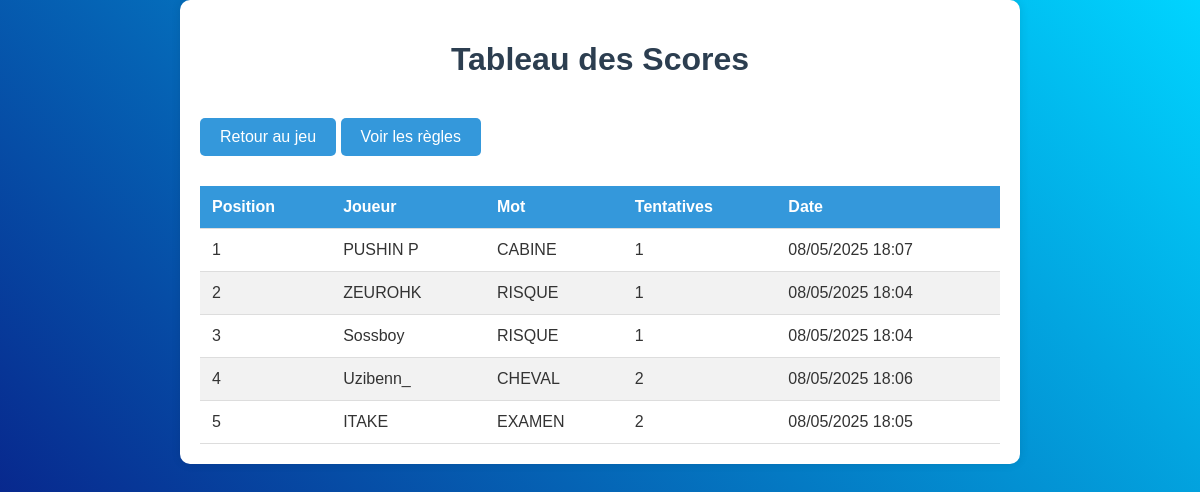
Screenshot of /score.php with the database file from the repository.
### tables this page shows
CREATE TABLE IF NOT EXISTS `word` (
  `id` int NOT NULL AUTO_INCREMENT,
  `word` varchar(255) NOT NULL,
  `attempts` int NOT NULL,
  `player_name` varchar(255) NOT NULL,
  `created_at` timestamp NOT NULL DEFAULT CURRENT_TIMESTAMP,
  PRIMARY KEY (`id`)
);

### score.php (the view, shortened to what this page needs)
<?php
require_once 'db.php';
$stmt = $pdo->query("SELECT * FROM word ORDER BY attempts ASC, created_at DESC");
$scores = $stmt->fetchAll(PDO::FETCH_ASSOC);
?>
<!DOCTYPE html>
<html lang="fr">
<head>
    <link rel="stylesheet" href="main.css">
</head>
<body>
    <div class="container">
        <h1>Tableau des Scores</h1>
        <a href="motus.php" class="btn">Retour au jeu</a>
        <a href="regles.php" class="btn">Voir les règles</a>
        <?php if (empty($scores)): ?>
            <p>Aucun score enregistré pour le moment.</p>
        <?php else: ?>
            <table class="scores-table">
                <thead>
                    <tr>
                        <th>Position</th>
                        <th>Joueur</th>
                        <th>Mot</th>
                        <th>Tentatives</th>
                        <th>Date</th>
                    </tr>
                </thead>
                <tbody>
                    <?php foreach ($scores as $index => $score): ?>
                        <tr>
                            <td><?= $index + 1 ?></td>
                            <td><?= htmlspecialchars($score['player_name']) ?></td>
                            <td><?= strtoupper(htmlspecialchars($score['word'])) ?></td>
                            <td><?= $score['attempts'] ?></td>
                            <td><?= date('d/m/Y H:i', strtotime($score['created_at'])) ?></td>
                        </tr>
                    <?php endforeach; ?>
                </tbody>
            </table>
        <?php endif; ?>
    </div>
</body>
</html>

### main.css (style rules this page uses)
body { font-family: 'Arial', sans-serif; background: linear-gradient(45deg, #090979, #00D4FF); height: 100vh; margin: 0; padding: 0; color: #333; }
.container { max-width: 800px; margin: 0 auto; padding: 20px; background-color: white; border-radius: 10px; box-shadow: 0 0 10px rgba(0, 0, 0, 0.1); }
h1 { color: #2c3e50; text-align: center; margin-bottom: 30px; }
.btn { display: inline-block; padding: 10px 20px; background-color: #3498db; color: white; text-decoration: none; border-radius: 5px; text-align: center; margin: 10px 0; transition: background-color 0.3s ease; }
.scores-table { width: 100%; border-collapse: collapse; margin-top: 20px; }
.scores-table th, .scores-table td { padding: 12px; text-align: left; border-bottom: 1px solid #ddd; }
.scores-table th { background-color: #3498db; color: white; }
.scores-table tr:nth-child(even) { background-color: #f2f2f2; }

### rows the page displays
word: player_name "PUSHIN P", word "CABINE", attempts "1", created_at "08/05/2025 18:07"
word: player_name "ZEUROHK", word "RISQUE", attempts "1", created_at "08/05/2025 18:04"
word: player_name "Sossboy", word "RISQUE", attempts "1", created_at "08/05/2025 18:04"
word: player_name "Uzibenn_", word "CHEVAL", attempts "2", created_at "08/05/2025 18:06"
word: player_name "ITAKE", word "EXAMEN", attempts "2", created_at "08/05/2025 18:05"
